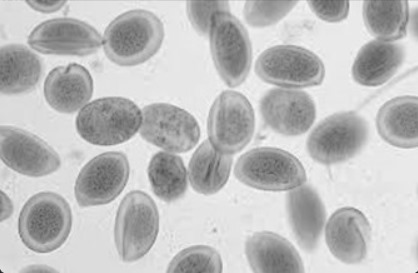
#> input picture Nomor3.jpg, 418 x 273 px, found by its file name
$ python 9_suplemen6_translasi.py
#> lines starting #> are read from the running program, lines starting #| are printed output that depends on the picture
import cv2
import numpy as np
from matplotlib import pyplot as plt

imggambar = cv2.imread("./Nomor3.jpg", -1)
#> imggambar is the input picture: shape (273, 418, 3); mean B, G, R 190.1, 190.1, 190.1

height, width = imggambar.shape[:2]
#> height = 273; width = 418

quarter_height, quarter_width = -height/2, width/2
#> quarter_height = -136.5; quarter_width = 209
T = np.float32([[1, 0, quarter_width], [0, 1, quarter_height]])
#> T = [[1, 0, 209], [0, 1, -136.5]]
img_translation = cv2.warpAffine(imggambar, T, (width, height))
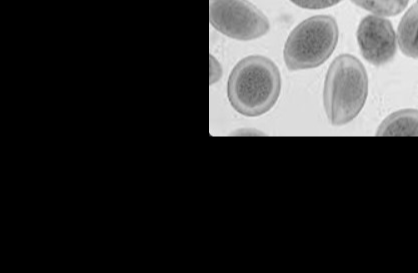
#> img_translation: shape (273, 418, 3); mean B, G, R 46.6, 46.6, 46.6

tampil_hor = np.concatenate((imggambar, img_translation), axis=1)
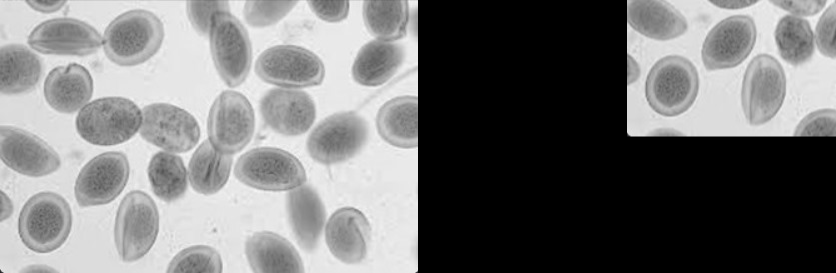
#> tampil_hor: shape (273, 836, 3); mean B, G, R 118.4, 118.4, 118.4

cv2.imshow('concatenated_Verti', tampil_hor)


cv2.waitKey(0)
cv2.destroyAllWindows

$ run again, with Nomor1.jpg copied over Nomor3.jpg
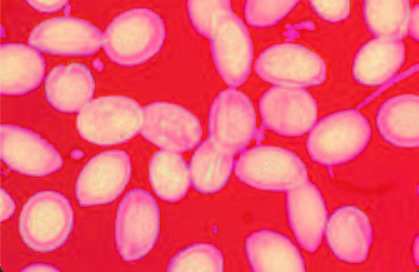
#> input picture Nomor1.jpg, 419 x 272 px, found by its file name
#> imggambar is the input picture: shape (272, 419, 3); mean B, G, R 110.3, 86.8, 240
#> `img_translation = cv2.warpAffine(imggambar, T, (width, height))`:
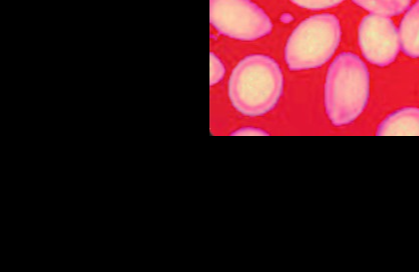
#> img_translation: shape (272, 419, 3); mean B, G, R 27.5, 21.8, 59.1
#> `tampil_hor = np.concatenate((imggambar, img_translation), axis=1)`:
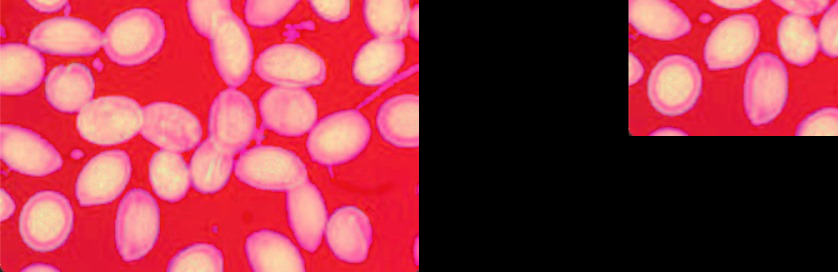
#> tampil_hor: shape (272, 838, 3); mean B, G, R 68.9, 54.3, 149.5
